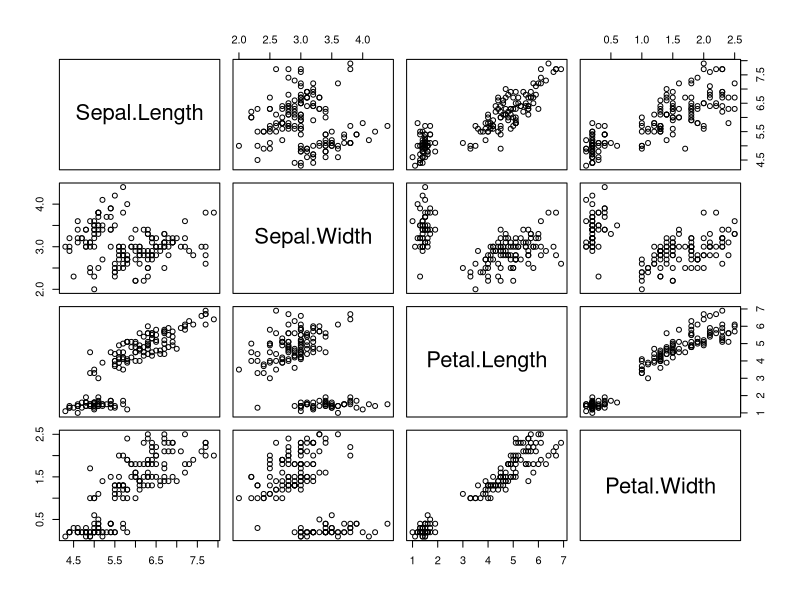
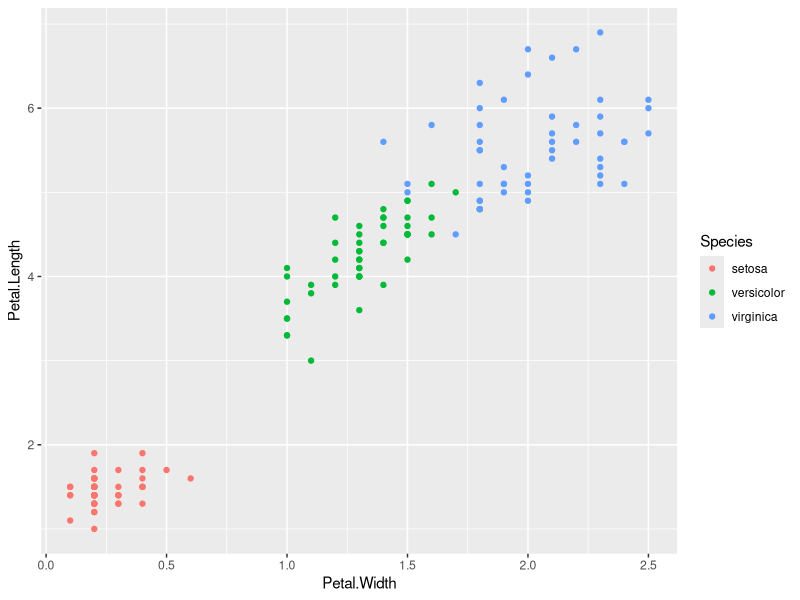
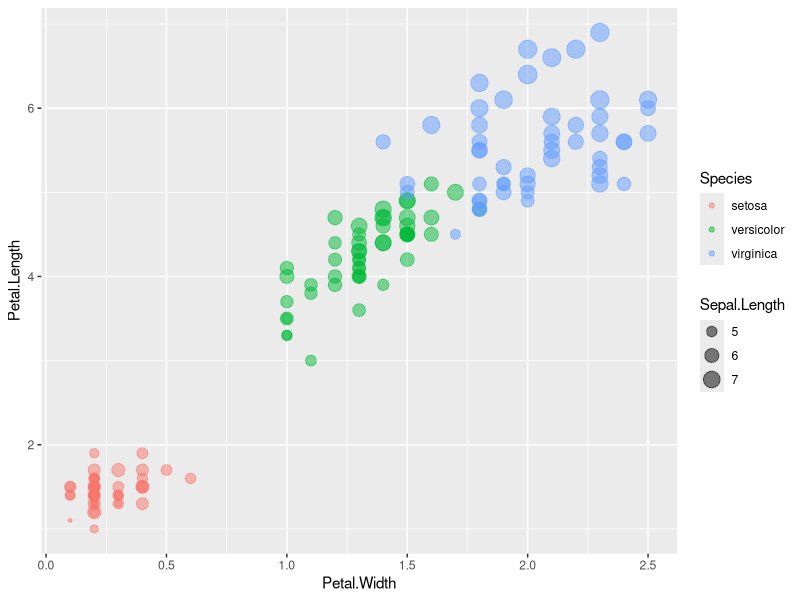
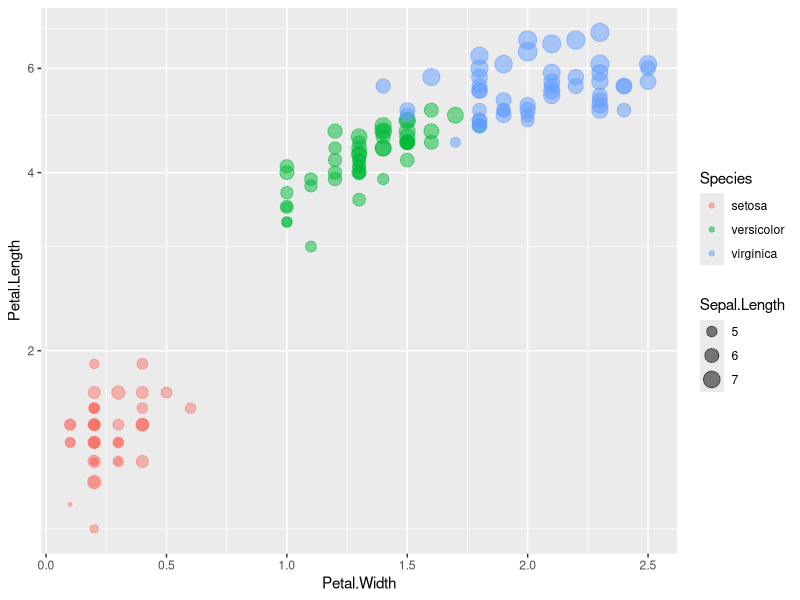

Recreate these plots in R, in order.
# Examine the `iris` dataset
# January 26, 2016

# Don't actually have to do this step, as `datasets` is attached automatically
library(datasets) 

print("Information about the `iris` dataset:")

# For all of the commands below, you only need to use `print` when running
# in a script. From the command line, you can just type `summary(iris)` e.g.
print(summary(iris))
print(names(iris))
?iris # get help about iris
readline("<RETURN>")

print("Number of rows and columms:")
print(nrow(iris))
print(ncol(iris))
print(str(iris))  # "structure"
readline("<RETURN>")

print("Head and tail of iris:")
print(head(iris))
print(head(iris, n = 20))
print(tail(iris))

# Data frames are indexed by [row, column]
print("Indexing into data frames:")
print(iris[3,])  # row 3
print(iris[3:5,]) # rows 3-5
print(head(iris[c(2, 3)]))  # columns 2 and 3
print(head(iris[-2]))  # not column 2
readline("<RETURN>")

# Subsetting the data
print("Looking at short sepals:")
short_sepals <- subset(iris, Sepal.Length < 4.5)
print(short_sepals)
print(which(iris$Sepal.Length < 4.5))
readline("<RETURN>")

print("Species:")
print(unique(iris$Species))
readline("<RETURN>")

print("Mean of Sepal.Length:")
print(mean(iris$Sepal.Length))

print("Duplicate values of Sepal.Length in rows:")
print(duplicated(iris$Sepal.Length))
readline("<RETURN>")

print("Pairs plot:")
print(pairs(iris[-5]))   # remove 5th column (species) before plotting 
readline("<RETURN>")

# Use the `ggplot2` package for generally easier, better graphing
library(ggplot2)

print("Petal.Width versus Petal.Length:")
p1 <- qplot(Petal.Width, Petal.Length, data = iris, color = Species)
print(p1)
readline("<RETURN>")

p2 <- qplot(Petal.Width, Petal.Length, data = iris, color = Species, 
            size = Sepal.Length, alpha = I(0.5))
print(p2)
readline("<RETURN>")

print("Log y axis:")
print(p2 + coord_trans(y = "log10"))

print("All done.")
